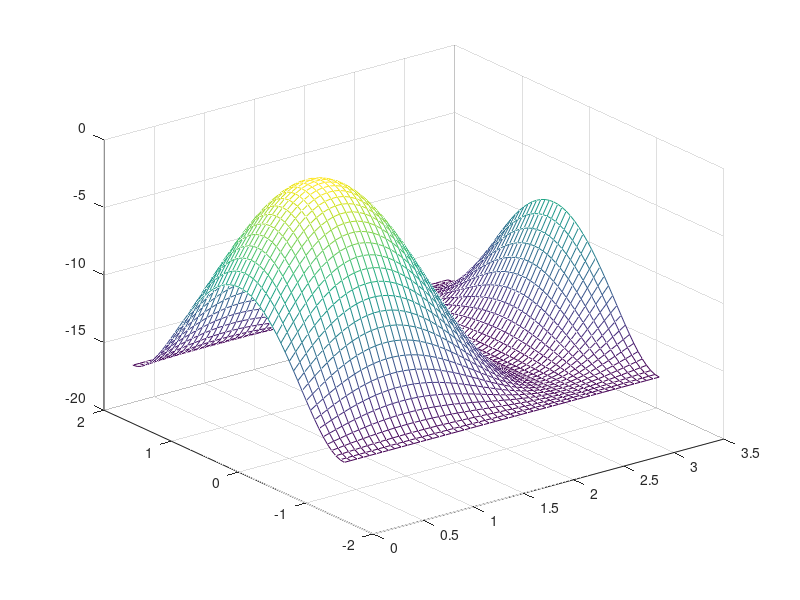

Write MATLAB code to recreate this figure. (Note: this script raises an error after producing the figure.)
% 2015 11 02  Use piston model to test projection onto az-el plane
% 2015 11 04  Make beam axis independent of bat head aim

clear
usrn = getenv('username');
addpath(['C:\Users\',usrn,'\Dropbox\0_CODE\MATLAB\rbfinterp_v1.2']);
addpath(['C:\Users\',usrn,'\Dropbox\0_CODE\beampattern_processing']);
addpath(['C:\Users\',usrn,'\Dropbox\0_CODE\MATLAB\fitellipse']);

% Param
mu = 0;
sigma = 0.5;
bp = 'piston';  % gauss, piston
aim_v = [0,1,0];
norm_v = [0,0,1];
beam_v = [1,1,0];
c = 344;
freq = 35e3;
a = 5e-3;

% Param proc
k = 2*pi*freq/c;
aim_v = aim_v/norm(aim_v);  % conver to unit vector
norm_v = norm_v/norm(norm_v);
beam_v = beam_v/norm(beam_v);

% Finely sampled beampattern
tt_fine = (-pi/2:pi/50:pi/2)';
pp_fine = (0:pi/50:pi)';
[t_fine,p_fine] = meshgrid(tt_fine,pp_fine);
t_fine = reshape(t_fine,1,[])';
p_fine = reshape(p_fine,1,[])';
[XXfine,YYfine,ZZfine] = sph2cart(p_fine,t_fine,ones(numel(p_fine),1));
pol_angle_fine = acos([XXfine,YYfine,ZZfine]*beam_v');
switch bp
    case 'piston'
        rr_fine = 20*log10(abs(2*besselj(1,k*a*sin(pol_angle_fine))./(k*a*sin(pol_angle_fine))));
        rr_fine(pol_angle_fine==0) = 0;
    case 'gauss'
        rr_fine = 20*log10(normpdf(pol_angle_fine,mu,sigma));
end
figure;
mesh(pp_fine,tt_fine,reshape(rr_fine,length(pp_fine),[])');


% Randomly sampled beampattern
theta = (linspace(0,1,6)-0.5)'*pi;
phi = linspace(0,1,6)'*pi;

[theta,phi] = meshgrid(theta,phi);
theta = reshape(theta,1,[])';
phi = reshape(phi,1,[])';

theta = theta+(rand(length(theta),1)-0.5)*0.2*pi;
phi = phi+(rand(length(phi),1)-0.5)*0.2*pi;

% theta = (rand(32,1)-0.5)*pi;
% phi = rand(32,1)*pi;

% theta = (rand(100,1)-0.5)*pi;
% phi = rand(100,1)*pi;


% Calculate beampattern
[XX,YY,ZZ] = sph2cart(phi,theta,ones(numel(phi),1));
pol_angle = acos([XX,YY,ZZ]*beam_v');
switch bp
    case 'piston'
        rr = 20*log10(abs(2*besselj(1,k*a*sin(pol_angle))./(k*a*sin(pol_angle))));
        rr(pol_angle==0) = 0;
    case 'gauss'
        rr = 20*log10(normpdf(pol_angle,mu,sigma));
end

% Calculate angle to bat
[mic2bat_2d,~] = find_mic_az_el_to_bat_fcn([XX,YY,ZZ],aim_v,norm_v);
az = mic2bat_2d(:,1);
el = mic2bat_2d(:,2);

ref = max(max(rr));
[azq,elq] = meshgrid(min(az):pi/180:max(az),min(el):pi/180:max(el));
rrq = griddata(az,el,rr,azq,elq,'natural');
rrq_norm = rrq-ref;

vq_rbf = rbfinterp([azq(:)';elq(:)'],rbfcreate([az(:)';el(:)'],rr(:)','RBFFunction','multiquadrics'));
vq_rbf = reshape(vq_rbf,size(azq));
vq_rbf_norm = vq_rbf-ref;

contour_vec_space = ceil(min([rrq_norm(~isinf(rrq_norm)&~isnan(rrq_norm));vq_rbf_norm(~isinf(vq_rbf_norm)&~isnan(vq_rbf_norm))])/3)*3:3:0;

% Determine boundary of sampled area
kk = boundary(az,el,0);  % outer boundary of all measured points
in = inpolygon(azq,elq,az(kk),el(kk));
c3db_rrq = contourc(azq(1,:)/pi*180,elq(:,1)/pi*180,rrq_norm,[0 -3]);
c_xy_rrq = c3db_rrq(:,2:c3db_rrq(2,1)-1)';
c3db_vq = contourc(azq(1,:)/pi*180,elq(:,1)/pi*180,vq_rbf_norm,[0 -3]);
c_xy_vq = c3db_vq(:,2:c3db_vq(2,1)-1)';

% Plot
figure;
subplot(121)
himg = imagesc(azq(1,:)/pi*180,elq(:,1)/pi*180,rrq_norm);
set(himg,'AlphaData',in);  % make NaN part transparent
hold on
contour(azq/pi*180,elq/pi*180,rrq_norm,contour_vec_space,'w');
plot(az/pi*180,el/pi*180,'wx','linewidth',2);
plot(c_xy_rrq(:,1),c_xy_rrq(:,2),'w','linewidth',2);
caxis([-30 0])
colorbar('location','southoutside')
axis equal
grid on

subplot(122)
himg = imagesc(azq(1,:)/pi*180,elq(:,1)/pi*180,vq_rbf_norm);
set(himg,'AlphaData',in);  % make NaN part transparent
hold on
contour(azq/pi*180,elq/pi*180,vq_rbf_norm,contour_vec_space,'w');
plot(az/pi*180,el/pi*180,'wx','linewidth',2);
plot(c_xy_vq(:,1),c_xy_vq(:,2),'w','linewidth',2);
caxis([-30 0])
colorbar('location','southoutside')
axis equal
grid on
% Fit ellipse
% sss = input('1-fit ellipse, 0-no fitting:');
% if sss
    [zg, ag, bg, alphag] = fitellipse(c_xy_vq);
    plotellipse(zg, ag, bg, alphag, 'k')
% end

